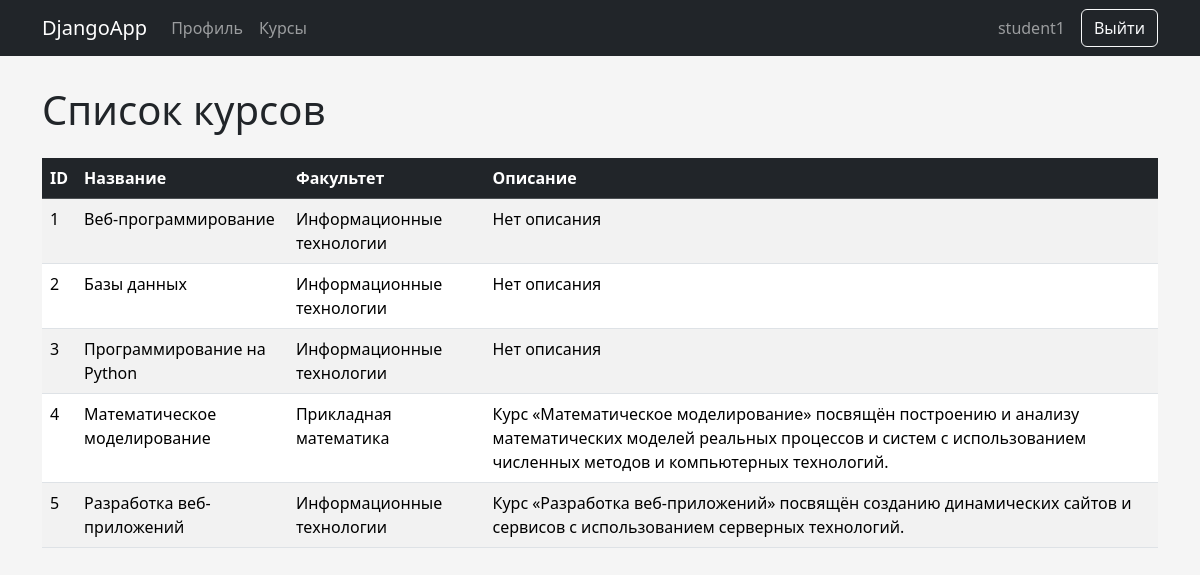
The page /courses/ (signed in) on the database its author committed.
### accounts/models.py (models this page shows, shortened)
class Course(models.Model):
    title = models.CharField(max_length=200)
    description = models.TextField(
        blank=True
    )
    department = models.ForeignKey(
        Department,
        on_delete=models.CASCADE,
        related_name='courses'
    )

class Department(models.Model):
    name = models.CharField(max_length=200)

### accounts/views.py (the view)
@login_required
def course_list(request):
    courses = Course.objects.select_related('department').all()
    return render(
        request,
        'course_list.html',
 {
            'courses': courses,
        }
)

### templates/course_list.html (shortened to what this page needs)
{% extends 'base.html' %}
{% block content %}
<h1 class="mb-4">Список курсов</h1>
<table class="table table-striped table-hover">
    <thead class="table-dark">
    <tr>
        <th>ID</th>
        <th>Название</th>
        <th>Факультет</th>
        <th>Описание</th>
    </tr>
    </thead>
    <tbody>
    {% for course in courses %}
    <tr>
        <td>{{ course.id }}</td>
        <td>{{ course.title }}</td>
        <td>{{ course.department.name }}</td>
        <td>{{ course.description|default:"Нет описания" }}</td>
    </tr>
    {% empty %}
    <tr>
        <td colspan="4">Курсов пока нет.</td>
    </tr>
    {% endfor %}
    </tbody>
</table>
{% endblock %}

### templates/base.html (shortened to what this page needs)
{% load static %}
<!DOCTYPE html>
<html lang="ru">
<head>
    <link rel="stylesheet" href="{% static 'vendor/bootstrap/css/bootstrap.min.css' %}">
    <link rel="stylesheet" href="{% static 'css/style.css' %}">
</head>
<body>
<nav class="navbar navbar-expand-lg navbar-dark bg-dark">
    <div class="container">
        <a class="navbar-brand" href="/profile/">DjangoApp</a>
        <div class="navbar-nav me-auto">
            <a class="nav-link" href="/profile/">Профиль</a>
            <a class="nav-link" href="/courses/">Курсы</a>
        </div>
        {% if user.is_authenticated %}
        <span class="navbar-text me-3">{{ user.username }}</span>
        <form method="post" action="/accounts/logout/">
            <button class="btn btn-outline-light btnsm" type="submit">Выйти</button>
        </form>
        {% endif %}
    </div>
</nav>
<div class="container page-container">
    {% block content %}{% endblock %}
</div>
</body>
</html>

### static/css/style.css (style rules this page uses)
body { background-color: #f5f5f5; }
.page-container { margin-top: 30px; }

### rows shown on the page
Course: id "1", title "Веб-программирование", department.name "Информационные технологии", description "Нет описания"
Course: id "2", title "Базы данных", department.name "Информационные технологии", description "Нет описания"
Course: id "3", title "Программирование на Python", department.name "Информационные технологии", description "Нет описания"
Course: id "4", title "Математическое моделирование", department.name "Прикладная математика", description "Курс «Математическое моделирование» посвящён построению и анализу математических моделей реальных процессов и систем с использованием численных методов и компьютерных технологий."
Course: id "5", title "Разработка веб-приложений", department.name "Информационные технологии", description "Курс «Разработка веб-приложений» посвящён созданию динамических сайтов и сервисов с использованием серверных технологий."

### other values the page prints
{{ user.username }} "student1"
